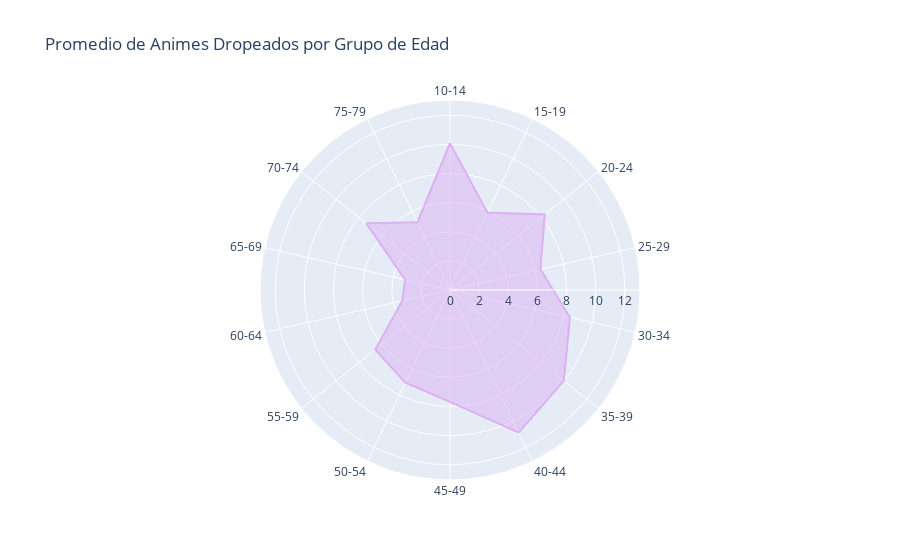

Notebook source saved alongside this figure:
### Code cell
# Preparar los datos para el gráfico de radar
radar_dropped = df_users.groupby('age_group')['Dropped'].mean().reset_index()

# Crear gráfico de radar
fig = px.line_polar(
    radar_dropped, 
    r='Dropped', 
    theta='age_group',
    line_close=True,
    title="Promedio de Animes Dropeados por Grupo de Edad",
    color_discrete_sequence=['rgb(220, 176, 242)']
)
fig.update_traces(fill='toself')
fig.update_layout(
    polar=dict(
        radialaxis=dict(
            visible=True,
            range=[0, radar_dropped['Dropped'].max() * 1.2]  # Ajustar rango
        )),
    showlegend=False
)
fig.show()

### Figure 1 — Plotly figure (JSON) as saved in the notebook; plotly's stock layout.template omitted (floating-point values rounded to 4 significant figures)
{"data": [{"fill": "toself", "hovertemplate": "Dropped=%{r}<br>age_group=%{theta}<extra></extra>", "legendgroup": "", "line": {"color": "rgb(220, 176, 242)", "dash": "solid"}, "marker": {"symbol": "circle"}, "mode": "lines", "name": "", "r": [10.08, 5.908, 8.327, 6.37, 8.45, 9.991, 10.87, 7.685, 7.065, 6.561, 3.369, 3.162, 7.343, 5.157, 10.08], "showlegend": false, "subplot": "polar", "theta": ["10-14", "15-19", "20-24", "25-29", "30-34", "35-39", "40-44", "45-49", "50-54", "55-59", "60-64", "65-69", "70-74", "75-79", "10-14"], "type": "scatterpolar"}], "layout": {"legend": {"tracegroupgap": 0}, "polar": {"angularaxis": {"direction": "clockwise", "rotation": 90}, "domain": {"x": [0, 1], "y": [0, 1]}, "radialaxis": {"range": [0, 13.05], "visible": true}}, "showlegend": false, "title": {"text": "Promedio de Animes Dropeados por Grupo de Edad"}}}
